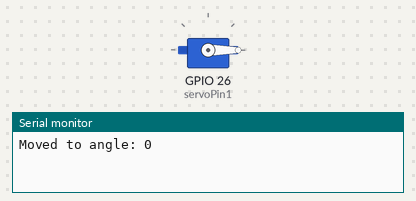
A sketch run on a simulated ESP32. Shown: servo, the last lines printed to the serial monitor.

Above: at 0.05 s.
At 7.0 s:
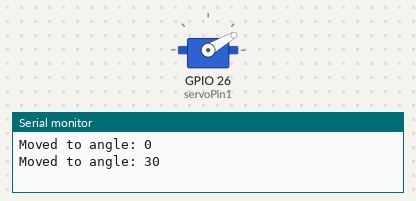
At 10.5 s:
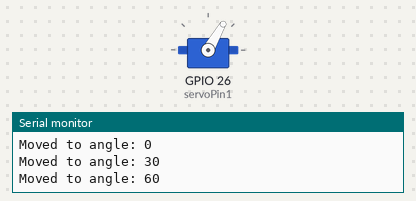
At 14.0 s:
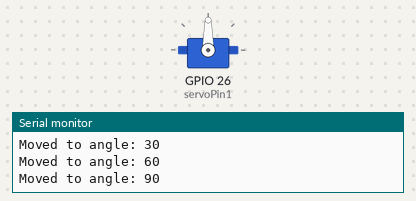
Timing chart, 0 to 18.2 s (numbered marks = the images above):
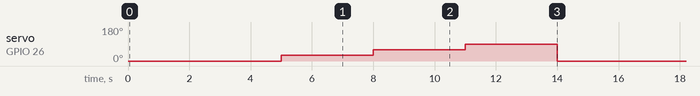

The sketch:

servo.ino
```cpp
#include <ESP32Servo.h>

Servo servo1;
const int servoPin1 = 26;

void setup() {
  Serial.begin(115200);
  ESP32PWM::allocateTimer(0);
  servo1.setPeriodHertz(50);  // 標準的な50Hz
  servo1.attach(servoPin1, 1000, 2000);  // サーボの最小/最大パルス幅を調整
}

void loop() {
  Serial.printf("Moved to angle: %d\n", 0);
  servo1.write(0);
  delay(5000);  // 5秒待機

  Serial.printf("Moved to angle: %d\n", 30);
  servo1.write(30);
  delay(3000);  // 3秒待機

  Serial.printf("Moved to angle: %d\n", 60);
  servo1.write(60);
  delay(3000);  // 3秒待機

  Serial.printf("Moved to angle: %d\n", 90);
  servo1.write(90);
  delay(3000);  // 3秒待機

  // Serial.printf("Moved to angle: %d\n", 180);
  // servo1.write(120);
  // delay(3000);  // 3秒待機

  // Serial.printf("Moved to angle: %d\n", 225);
  // servo1.write(150);
  // delay(3000);  // 3秒待機

  // Serial.printf("Moved to angle: %d\n", 270);
  // servo1.write(180);
  // delay(3000);  // 3秒待機
}


//移動が終わる時間を計算しないといけない。
//データシートに記載されている「0.15sec/60度」という情報を使用して、移動時間を計算するか
//マイルストーン方式：大きな角度変化を小さな変化に分割し、各ステップで短い遅延を入れる方法です。
```

Measured:
- by itself, servo on GPIO 26 (servoPin1): repeats every 14.0 s: 60° 3.0 s, 90° 3.0 s, 0° 5.0 s, 30° 3.0 s
